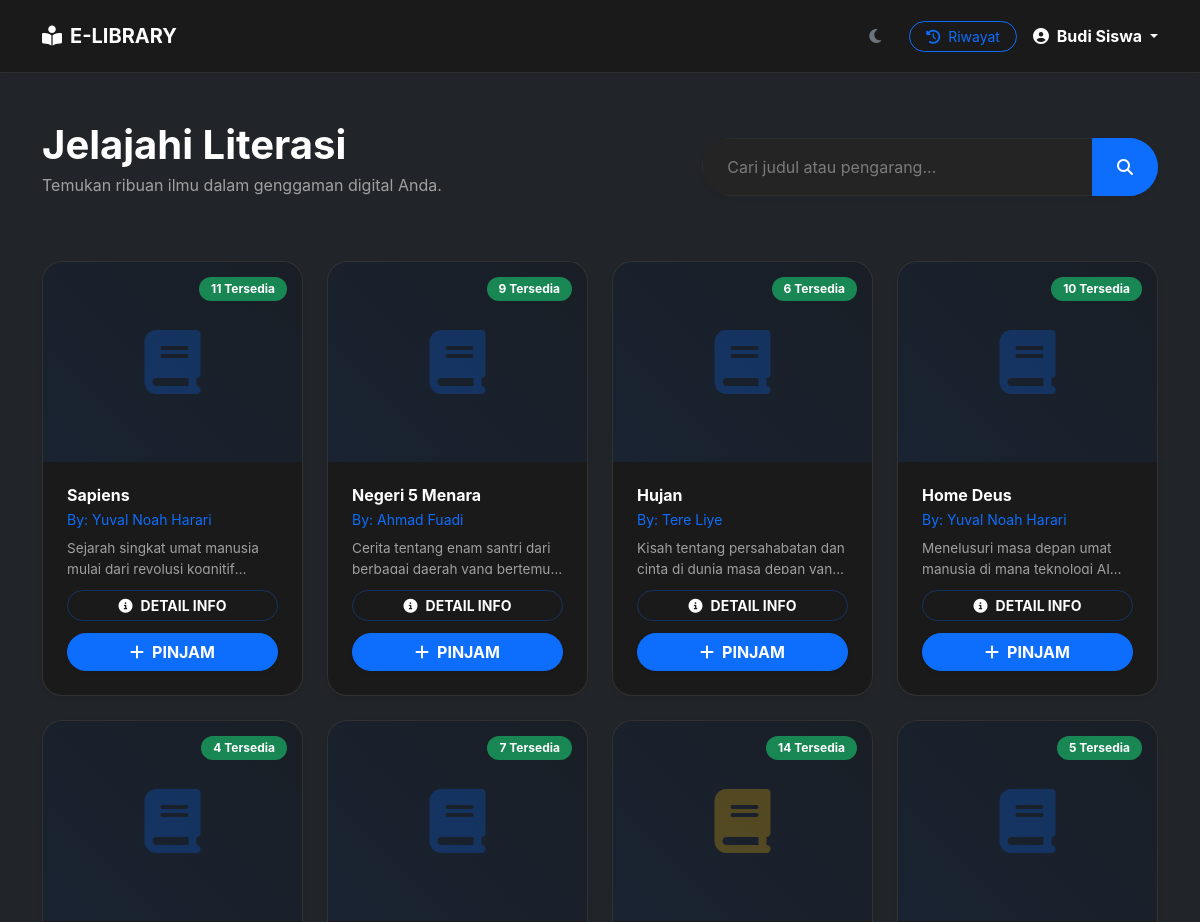
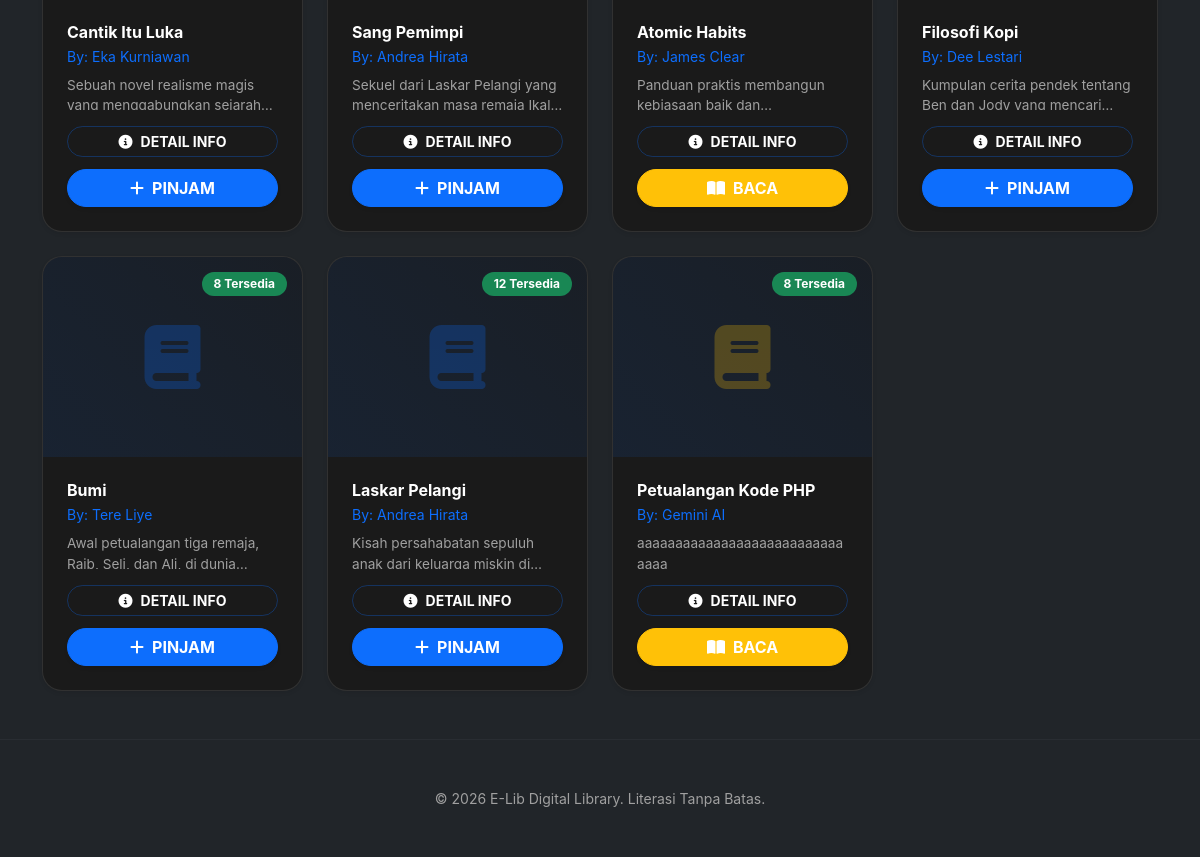
The page /user/dashboard.php (signed in) on the database its author committed (2 pictures, top to bottom).
### tables this page shows
CREATE TABLE `buku` (
  `id` int(11) NOT NULL,
  `judul` varchar(255) NOT NULL,
  `pengarang` varchar(255) NOT NULL,
  `penerbit` varchar(255) DEFAULT NULL,
  `tahun_terbit` year(4) DEFAULT NULL,
  `sinopsis` varchar(1500) NOT NULL,
  `isbn` varchar(50) DEFAULT NULL,
  `stok` int(11) DEFAULT 0
);

### user/dashboard.php (the view, shortened to what this page needs)
<?php
include "../config/koneksi.php";
$user_id = $_SESSION['user']['id'];
$keyword = "";
?>
<!DOCTYPE html>
<html lang="id">
<head>
    <link href="https://cdn.jsdelivr.net/npm/bootstrap@5.3.2/dist/css/bootstrap.min.css" rel="stylesheet">
    <link href="https://cdnjs.cloudflare.com/ajax/libs/font-awesome/6.4.2/css/all.min.css" rel="stylesheet">
    <link rel="stylesheet" href="../assets/style.css">
</head>
<body class="bg-dark text-white">
<nav class="navbar navbar-expand-lg sticky-top shadow-sm py-3 bg-dark">
    <div class="container">
        <a class="navbar-brand fw-bold text-primary" href="dashboard.php">
            <i class="fas fa-book-reader me-2"></i>E-LIBRARY
        </a>
        <div class="ms-auto d-flex align-items-center">
            <button id="theme-toggle" class="btn btn-outline-secondary border-0 rounded-circle me-3">
                <i id="theme-icon" class="fas fa-moon"></i>
            </button>
            <a href="riwayat.php" class="btn btn-outline-primary btn-sm rounded-pill px-3 me-3">
                <i class="fas fa-history me-1"></i> Riwayat
            </a>
            <div class="dropdown">
                <a class="nav-link dropdown-toggle small fw-bold" href="#" role="button" data-bs-toggle="dropdown">
                    <i class="fas fa-user-circle me-1"></i> <?= $_SESSION['user']['nama'] ?>
                </a>
            </div>
        </div>
    </div>
</nav>
<div class="container mt-5">
    <div class="row mb-5 align-items-center g-3">
        <div class="col-md-7 text-center text-md-start">
            <h1 class="fw-bold mb-1">Jelajahi Literasi</h1>
            <p class="text-secondary">Temukan ribuan ilmu dalam genggaman digital Anda.</p>
        </div>
        <div class="col-md-5">
            <form action="" method="GET">
                <div class="input-group shadow-sm rounded-pill overflow-hidden">
                    <input type="text" name="search" class="form-control border-0 py-3 px-4"
                           placeholder="Cari judul atau pengarang..." value="<?= htmlspecialchars($keyword) ?>">
                    <button class="btn btn-primary px-4" type="submit">
                        <i class="fas fa-search"></i>
                    </button>
                </div>
            </form>
        </div>
    </div>
    <div class="row row-cols-1 row-cols-sm-2 row-cols-md-3 row-cols-lg-4 g-4 mb-5">
        <?php
        $sql = "SELECT buku.*, (SELECT id FROM transaksi WHERE user_id = '$user_id' AND buku_id = buku.id AND status = 'dipinjam' LIMIT 1) AS sedang_dipinjam FROM buku";
        $sql .= " ORDER BY id DESC";
        $res = $conn->query($sql);
        if ($res->num_rows > 0):
            while($d = $res->fetch_assoc()):
                $is_borrowed = !empty($d['sedang_dipinjam']);
        ?>
        <div class="col">
            <div class="card book-card shadow-sm">
                <span class="badge rounded-pill badge-stok <?= $d['stok'] > 0 ? 'bg-success' : 'bg-danger' ?>">
                    <?= $d['stok'] ?> Tersedia
                </span>
                <div class="cover-box">
                    <i class="fas fa-book fa-4x opacity-25 <?= $is_borrowed ? 'text-warning' : 'text-primary' ?>"></i>
                </div>
                <div class="card-body p-4">
                    <h6 class="fw-bold mb-1 text-truncate"><?= htmlspecialchars($d['judul']) ?></h6>
                    <p class="text-primary small mb-2">By: <?= htmlspecialchars($d['pengarang']) ?></p>
                    <p class="sinopsis-short text-secondary"><?= htmlspecialchars($d['sinopsis'] ?: 'Belum ada ringkasan untuk buku ini.') ?></p>
                    <div class="d-grid gap-2">
                        <a href="detail_buku.php?id=<?= $d['id'] ?>" class="btn btn-detail btn-sm rounded-pill fw-bold mb-1">
                            <i class="fas fa-info-circle me-2"></i>DETAIL INFO
                        </a>
                        <?php if($is_borrowed): ?>
                            <a href="baca.php?id=<?= $d['id'] ?>" class="btn btn-warning fw-bold rounded-pill shadow-sm">
                                <i class="fas fa-book-open me-2"></i>BACA
                            </a>
                        <?php elseif($d['stok'] > 0): ?>
                            <a href="?pinjam=<?= $d['id'] ?><?= ($keyword != "") ? '&search='.$keyword : '' ?>"
                               class="btn btn-primary fw-bold rounded-pill shadow-sm" onclick="return confirm('Pinjam buku ini?')">
                                <i class="fas fa-plus me-2"></i>PINJAM
                            </a>
                        <?php else: ?>
                            <button class="btn btn-secondary disabled rounded-pill opacity-50" disabled>STOK HABIS</button>
                        <?php endif; ?>
                    </div>
                </div>
            </div>
        </div>
        <?php endwhile; endif; ?>
    </div>
</div>
<footer class="py-5 border-top border-secondary border-opacity-10 text-center">
    <p class="text-secondary small mb-0">© 2026 E-Lib Digital Library. Literasi Tanpa Batas.</p>
</footer>
</body>
</html>

### assets/style.css (style rules this page uses)
:root { --bg-body: #0f0f0f; --bg-card: #1a1a1a; --bg-input: #242424; --text-main: #ffffff; --text-muted: #a0a0a0; --border-color: #2d2d2d; --nav-bg: #1a1a1a; --primary-blue: #0d6efd; --accent-shadow: rgba(0, 0, 0, 0.5); }
body { background-color: var(--bg-body) !important; color: var(--text-main) !important; font-family: 'Inter', 'Segoe UI', Roboto, sans-serif; transition: background 0.4s cubic-bezier(0.4, 0, 0.2, 1), color 0.4s cubic-bezier(0.4, 0, 0.2, 1); margin: 0; overflow-x: hidden; }
h1, h2, h3, h4, h5, h6, .fw-bold { color: var(--text-main) !important; }
.card, .book-card, .stat-card, .bg-dark-card { background-color: var(--bg-card) !important; border: 1px solid var(--border-color) !important; color: var(--text-main) !important; border-radius: 12px; transition: transform 0.3s ease, box-shadow 0.3s ease, background 0.4s, border 0.4s; }
.navbar { background-color: var(--nav-bg) !important; border-bottom: 1px solid var(--border-color) !important; padding: 1rem 1.5rem; }
.form-control { background-color: var(--bg-input) !important; border: 1px solid var(--border-color) !important; color: var(--text-main) !important; border-radius: 8px; padding: 0.6rem 1rem; }
.form-control::placeholder { color: var(--text-muted); opacity: 0.7; }
.cover-box { background: linear-gradient(135deg, #2c2c2c 0%, #000000 100%); height: 200px; display: flex; align-items: center; justify-content: center; border-radius: 8px 8px 0 0; }
.text-secondary { color: var(--text-muted) !important; }
.badge { padding: 0.5em 0.8em; border-radius: 6px; }
#theme-toggle { cursor: pointer; transition: transform 0.3s ease; }

### user/dashboard.php (style rules this page uses)
body { transition: background-color 0.4s, color 0.4s; }
.book-card { transition: transform 0.3s ease, box-shadow 0.3s ease; height: 100%; border-radius: 20px; overflow: hidden; border: 1px solid rgba(255,255,255,0.1) !important; background-color: #1a1a1a; }
.cover-box { height: 200px; display: flex; align-items: center; justify-content: center; background: linear-gradient(45deg, rgba(13, 110, 253, 0.1), rgba(13, 110, 253, 0.05)); }
.sinopsis-short { font-size: 0.85rem; display: -webkit-box; -webkit-line-clamp: 2; -webkit-box-orient: vertical; overflow: hidden; height: 2.6em; margin-bottom: 1rem; }
.badge-stok { position: absolute; top: 15px; right: 15px; font-size: 0.75rem; padding: 6px 12px; }
.btn-detail { border: 1px solid rgba(13, 110, 253, 0.3); color: var(--bs-primary); }

### rows shown on the page
buku: stok "11", judul "Sapiens", pengarang "Yuval Noah Harari", sinopsis "Sejarah singkat umat manusia mulai dari revolusi…"
buku: stok "9", judul "Negeri 5 Menara", pengarang "Ahmad Fuadi", sinopsis "Cerita tentang enam santri dari berbagai daerah yang…"
buku: stok "6", judul "Hujan", pengarang "Tere Liye", sinopsis "Kisah tentang persahabatan dan cinta di dunia masa depan…"
buku: stok "10", judul "Home Deus", pengarang "Yuval Noah Harari", sinopsis "Menelusuri masa depan umat manusia di mana teknologi…"
buku: stok "4", judul "Cantik Itu Luka", pengarang "Eka Kurniawan", sinopsis "Sebuah novel realisme magis yang menggabungkan…"
buku: stok "7", judul "Sang Pemimpi", pengarang "Andrea Hirata", sinopsis "Sekuel dari Laskar Pelangi yang menceritakan masa remaja…"
buku: stok "14", judul "Atomic Habits", pengarang "James Clear", sinopsis "Panduan praktis membangun kebiasaan baik…"
buku: stok "5", judul "Filosofi Kopi", pengarang "Dee Lestari", sinopsis "Kumpulan cerita pendek tentang Ben dan Jody yang…"
buku: stok "8", judul "Bumi", pengarang "Tere Liye", sinopsis "Awal petualangan tiga remaja, Raib, Seli, dan Ali, di…"
buku: stok "12", judul "Laskar Pelangi", pengarang "Andrea Hirata", sinopsis "Kisah persahabatan sepuluh anak dari keluarga miskin…"
buku: stok "8", judul "Petualangan Kode PHP", pengarang "Gemini AI", sinopsis "aaaaaaaaaaaaaaaaaaaaaaaaaaaaaaa"

### other values the page prints
$_SESSION['user']['nama'] "Budi Siswa"
